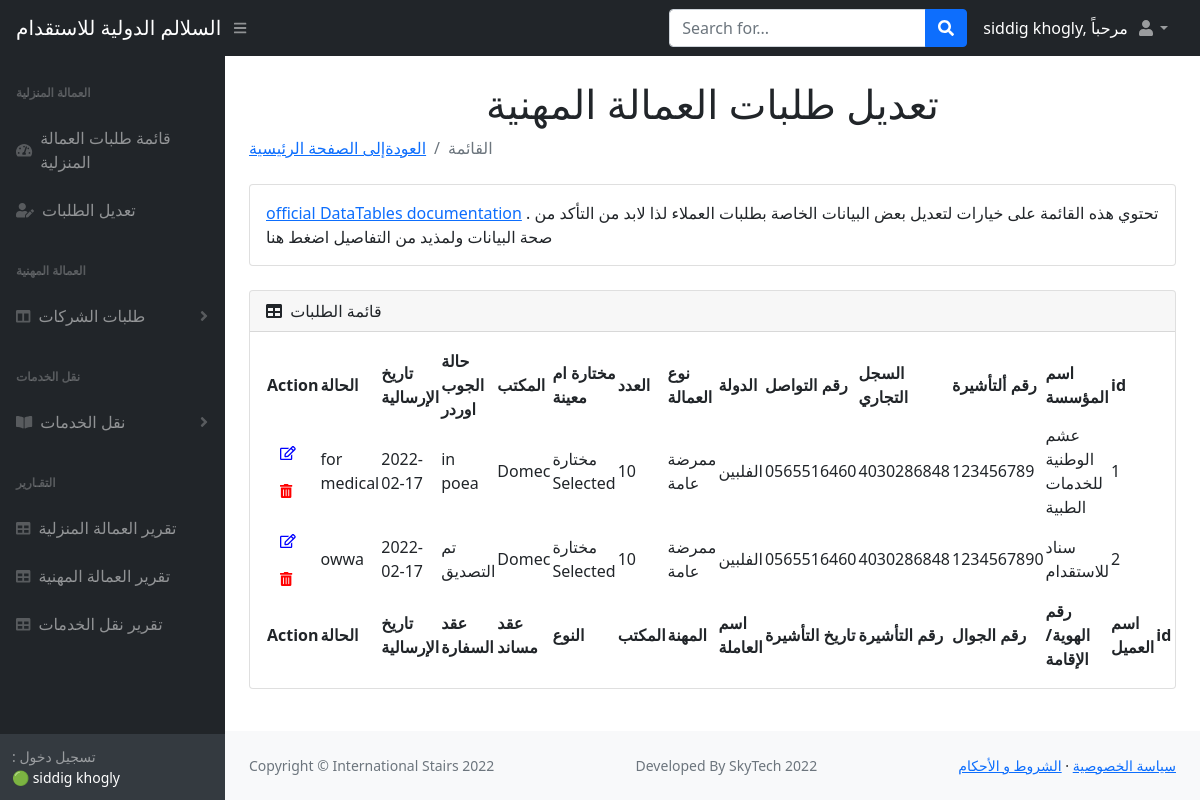
/skills_list (signed in), run on the app's committed database.
### main.py (models this page shows)
class User(UserMixin, db.Model):
    id = db.Column(db.Integer, primary_key=True)
    email = db.Column(db.String(100), unique=True)
    password = db.Column(db.String(100))
    name = db.Column(db.String(1000))

class Skilled(db.Model):
    __tablename__ = "skills"
    id = db.Column(db.Integer, primary_key=True)
    company_name = db.Column(db.String(250), nullable=False)
    company_visa = db.Column(db.String, nullable=False)
    cr = db.Column(db.String, nullable=False)
    contact_No = db.Column(db.String(250), nullable=False)
    country = db.Column(db.String(250), nullable=False)
    mp_request = db.Column(db.String(250), nullable=False)
    quantity = db.Column(db.String(250), nullable=False)
    selected_or_recommended = db.Column(db.String(250), nullable=False)
    agency = db.Column(db.String(250), nullable=False)
    jo_status = db.Column(db.String(250), nullable=False)
    shipment_date = db.Column(db.Date, nullable=False)
    status = db.Column(db.String(1000), nullable=False)

### main.py (the view)
@app.route("/skills_list")
def skills_list():
    added_skills = Skilled.query.all()
    return render_template("skills_list.html", skills=added_skills, name=current_user.name)

### main.py (called while the page is built)
@login_manager.user_loader
def load_user(user_id):
    return User.query.get(int(user_id))

### templates/skills_list.html (shortened to what this page needs)
<!DOCTYPE html>
<html lang="en">
    <head>
        <link href="https://cdn.jsdelivr.net/npm/simple-datatables@latest/dist/style.css" rel="stylesheet" />
        <link href="static/css/styles.css" rel="stylesheet" />
    </head>
    <body class="sb-nav-fixed">
        <nav class="sb-topnav navbar navbar-expand navbar-dark bg-dark">
            <a class="navbar-brand ps-3" href="index.html">السلالم الدولية للاستقدام</a>
            <button class="btn btn-link btn-sm order-1 order-lg-0 me-4 me-lg-0" id="sidebarToggle" href="#!"><i class="fas fa-bars"></i></button>
            <form class="d-none d-md-inline-block form-inline ms-auto me-0 me-md-3 my-2 my-md-0">
                <div class="input-group">
                    <input class="form-control" type="text" placeholder="Search for..." aria-label="Search for..." aria-describedby="btnNavbarSearch" />
                    <button class="btn btn-primary" id="btnNavbarSearch" type="button"><i class="fas fa-search"></i></button>
                </div>
            </form>
            <div style="color:white">{{name}}, مرحباً </div>
            <ul class="navbar-nav ms-auto ms-md-0 me-3 me-lg-4">
                <li class="nav-item dropdown">
                    <a class="nav-link dropdown-toggle" id="navbarDropdown" href="#" role="button" data-bs-toggle="dropdown" aria-expanded="false"><i class="fas fa-user fa-fw"></i></a>
                </li>
            </ul>
        </nav>
             <div id="layoutSidenav">
            <div id="layoutSidenav_nav">
                <nav class="sb-sidenav accordion sb-sidenav-dark" id="sidenavAccordion">
                    <div class="sb-sidenav-menu">
                        <div class="nav">
                            <div class="sb-sidenav-menu-heading">العمالة المنزلية</div>
                            <a class="nav-link" href="index.html">
                                <div class="sb-nav-link-icon"><i class="fas fa-tachometer-alt"></i></div>
                                قائمة طلبات العمالة المنزلية
                            </a>
                            <a class="nav-link" href="{{url_for('users_list')}}">
                                <div class="sb-nav-link-icon"><i class="fas fa-user-edit"></i></div>
                                تعديل الطلبات
                            </a>
                            <div class="sb-sidenav-menu-heading">العمالة المهنية</div>
                            <a class="nav-link collapsed" href="#" data-bs-toggle="collapse" data-bs-target="#collapseLayouts" aria-expanded="false" aria-controls="collapseLayouts">
                                <div class="sb-nav-link-icon"><i class="fas fa-columns"></i></div>
                                طلبات الشركات
                                <div class="sb-sidenav-collapse-arrow"><i class="fas fa-angle-down"></i></div>
                            </a>
                            <div class="sb-sidenav-menu-heading">نقل الخدمات</div>
                            <a class="nav-link collapsed" href="#" data-bs-toggle="collapse" data-bs-target="#collapsePages" aria-expanded="false" aria-controls="collapsePages">
                                <div class="sb-nav-link-icon"><i class="fas fa-book-open"></i></div>
                                نقل الخدمات
                                <div class="sb-sidenav-collapse-arrow"><i class="fas fa-angle-down"></i></div>
                            </a>
                            <div class="sb-sidenav-menu-heading">التقـارير</div>
                            <a class="nav-link" href="{{url_for('tables')}}">
                                <div class="sb-nav-link-icon"><i class="fas fa-table"></i></div>
                                تقرير العمالة المنزلية
                            </a>
                             <a class="nav-link" href="{{url_for('skills_tables')}}">
                                <div class="sb-nav-link-icon"><i class="fas fa-table"></i></div>
                                تقرير العمالة المهنية
                            </a>
                            <a class="nav-link" href="{{url_for('transfers_tables')}}">
                                <div class="sb-nav-link-icon"><i class="fas fa-table"></i></div>
                                تقرير نقل الخدمات
                            </a>
                        </div>
                    </div>
                    <div class="sb-sidenav-footer">
                        <div class="small"> : تسجيل دخول </div>
                       <div class="small" style="color:white" > 🟢 {{name}} </div>
                    </div>
                </nav>
            </div>
            <div id="layoutSidenav_content">
                <main>
                    <div class="container-fluid px-4">
                        <h1 class="mt-4" style="text-align:center">تعديل طلبات العمالة المهنية</h1>
                        <ol class="breadcrumb mb-4" >
                            <li class="breadcrumb-item" ><a href="{{url_for('skills')}}" >العودةإلى الصفحة الرئيسية </a></li>
                            <li class="breadcrumb-item active">القائمة</li>
                        </ol>
                        <div class="card mb-4">
                            <div class="card-body">
                                 <a target="_blank" href="https://datatables.net/" style="text-align:center">official DataTables documentation</a>
                                .
                                تحتوي هذه القائمة على خيارات لتعديل بعض البيانات الخاصة بطلبات العملاء لذا لابد من التأكد من صحة البيانات ولمذيد من التفاصيل اضغط هنا
                            </div>
                        </div>
                        <div class="card mb-4">
                            <div class="card-header">
                                <i class="fas fa-table me-1"></i>
                                قائمة الطلبات
                            </div>
                            <div class="card-body">
                                <table id="datatablesSimple">
                                    <thead>
                                        <tr>
                                            <th>Action</th>
                                            <th>الحالة</th>
                                            <th>تاريخ الإرسالية</th>
                                             <th>حالة الجوب اوردر</th>
                                             <th>المكتب</th>
                                            <th>مختارة ام معينة</th>
                                            <th>العدد</th>
                                            <th>نوع العمالة</th>
                                            <th>الدولة</th>
                                            <th>رقم التواصل </th>
                                            <th>السجل التجاري</th>
                                            <th>رقم ألتأشيرة</th>
                                             <th>اسم المؤسسة</th>
                                            <th>id</th>
                                        </tr>
                                    </thead>
                                    <tfoot>
                                        <tr>
                                            <th>Action</th>
                                            <th>الحالة</th>
                                            <th>تاريخ الإرسالية</th>
                                             <th>عقد السفارة</th>
                                             <th>عقد مساند</th>
                                            <th>النوع</th>
                                            <th>المكتب</th>
                                            <th>المهنة</th>
                                            <th>اسم العاملة</th>
                                            <th>تاريخ التأشيرة</th>
                                            <th>رقم التأشيرة</th>
                                            <th>رقم الجوال</th>
                                            <th>رقم الهوية/الإقامة</th>
                                             <th>اسم العميل</th>
                                            <th>id</th>
                                    </tfoot>
                                    <tbody>
                                    {% for skill in skills %}
                                        <tr>
                                            <td> <a href="{{url_for('skills_edit',id=skill.id)}}" class="btn" style="color:blue"> <i class="far fa-edit fa-sm" ></i></a>
                                                <a href="{{url_for('skills_delete',id=skill.id)}}" class="btn" style="color:red" > <i class="fas fa-trash-alt fa-sm"></i></a>
                                            <td>{{skill.status}}</td>
                                            <td>{{skill.shipment_date}}</td>
                                            <td>{{skill.jo_status}}</td>
                                            <td>{{skill.agency}}  </td>
                                            <td>{{skill.selected_or_recommended}}</td>
                                            <td>{{skill.quantity}}</td>
                                             <td>{{skill.mp_request}}</td>
                                             <td>{{skill.country}}</td>
                                             <td>{{skill.contact_No}}</td>
                                             <td>{{skill.cr}}</td>
                                            <td>{{skill.company_visa}}</td>
                                             <td>{{skill.company_name}}</td>
                                            <td>{{skill.id}}</td>
                                        </tr>
                                {%endfor%}
                                    </tbody>
                                </table>
                            </div>
                        </div>
                    </div>
                </main>
                <footer class="py-4 bg-light mt-auto">
                    <div class="container-fluid px-4">
                        <div class="d-flex align-items-center justify-content-between small">
                            <div class="text-muted">Copyright &copy; International Stairs 2022</div>
                            <div class="text-muted">Developed By SkyTech 2022</div>
                            <div>
                                <a href="{{url_for('privacy')}}">سياسة الخصوصية</a>
                                &middot;
                                <a href="{{url_for('conditions')}}">الشروط و الأحكام</a>
                            </div>
                        </div>
                    </div>
                </footer>
            </div>
        </div>
    </body>
</html>

### data on the page
User: name "siddig khogly"
Skilled: status "for medical", shipment_date "2022-02-17", jo_status "in poea", agency "Domec", selected_or_recommended "مختارة Selected", quantity "10", mp_request "ممرضة عامة", country "الفلبين", contact_No "0565516460", cr "4030286848", company_visa "123456789", company_name "عشم الوطنية للخدمات الطبية", id "1"
Skilled: status "owwa", shipment_date "2022-02-17", jo_status "تم التصديق", agency "Domec", selected_or_recommended "مختارة Selected", quantity "10", mp_request "ممرضة عامة", country "الفلبين", contact_No "0565516460", cr "4030286848", company_visa "1234567890", company_name "سناد للاستقدام", id "2"
